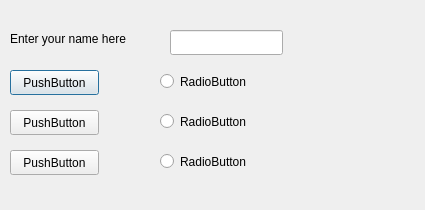
<?xml version="1.0" encoding="UTF-8"?>
<ui version="4.0">
 <class>Dialog</class>
 <widget class="QDialog" name="Dialog">
  <property name="geometry">
   <rect>
    <x>0</x>
    <y>0</y>
    <width>425</width>
    <height>210</height>
   </rect>
  </property>
  <property name="windowTitle">
   <string>Dialog</string>
  </property>
  <widget class="QLineEdit" name="lineEdit">
   <property name="geometry">
    <rect>
     <x>170</x>
     <y>30</y>
     <width>113</width>
     <height>25</height>
    </rect>
   </property>
  </widget>
  <widget class="QLabel" name="label">
   <property name="geometry">
    <rect>
     <x>10</x>
     <y>30</y>
     <width>151</width>
     <height>17</height>
    </rect>
   </property>
   <property name="text">
    <string>Enter your name here</string>
   </property>
  </widget>
  <widget class="QPushButton" name="pushButton">
   <property name="geometry">
    <rect>
     <x>10</x>
     <y>70</y>
     <width>89</width>
     <height>25</height>
    </rect>
   </property>
   <property name="text">
    <string>PushButton</string>
   </property>
  </widget>
  <widget class="QPushButton" name="pushButton_2">
   <property name="geometry">
    <rect>
     <x>10</x>
     <y>110</y>
     <width>89</width>
     <height>25</height>
    </rect>
   </property>
   <property name="text">
    <string>PushButton</string>
   </property>
  </widget>
  <widget class="QPushButton" name="pushButton_3">
   <property name="geometry">
    <rect>
     <x>10</x>
     <y>150</y>
     <width>89</width>
     <height>25</height>
    </rect>
   </property>
   <property name="text">
    <string>PushButton</string>
   </property>
  </widget>
  <widget class="QRadioButton" name="radioButton">
   <property name="geometry">
    <rect>
     <x>160</x>
     <y>110</y>
     <width>112</width>
     <height>23</height>
    </rect>
   </property>
   <property name="text">
    <string>RadioButton</string>
   </property>
  </widget>
  <widget class="QRadioButton" name="radioButton_2">
   <property name="geometry">
    <rect>
     <x>160</x>
     <y>150</y>
     <width>112</width>
     <height>23</height>
    </rect>
   </property>
   <property name="text">
    <string>RadioButton</string>
   </property>
  </widget>
  <widget class="QRadioButton" name="radioButton_3">
   <property name="geometry">
    <rect>
     <x>160</x>
     <y>70</y>
     <width>112</width>
     <height>23</height>
    </rect>
   </property>
   <property name="text">
    <string>RadioButton</string>
   </property>
  </widget>
 </widget>
 <resources/>
 <connections/>
</ui>
